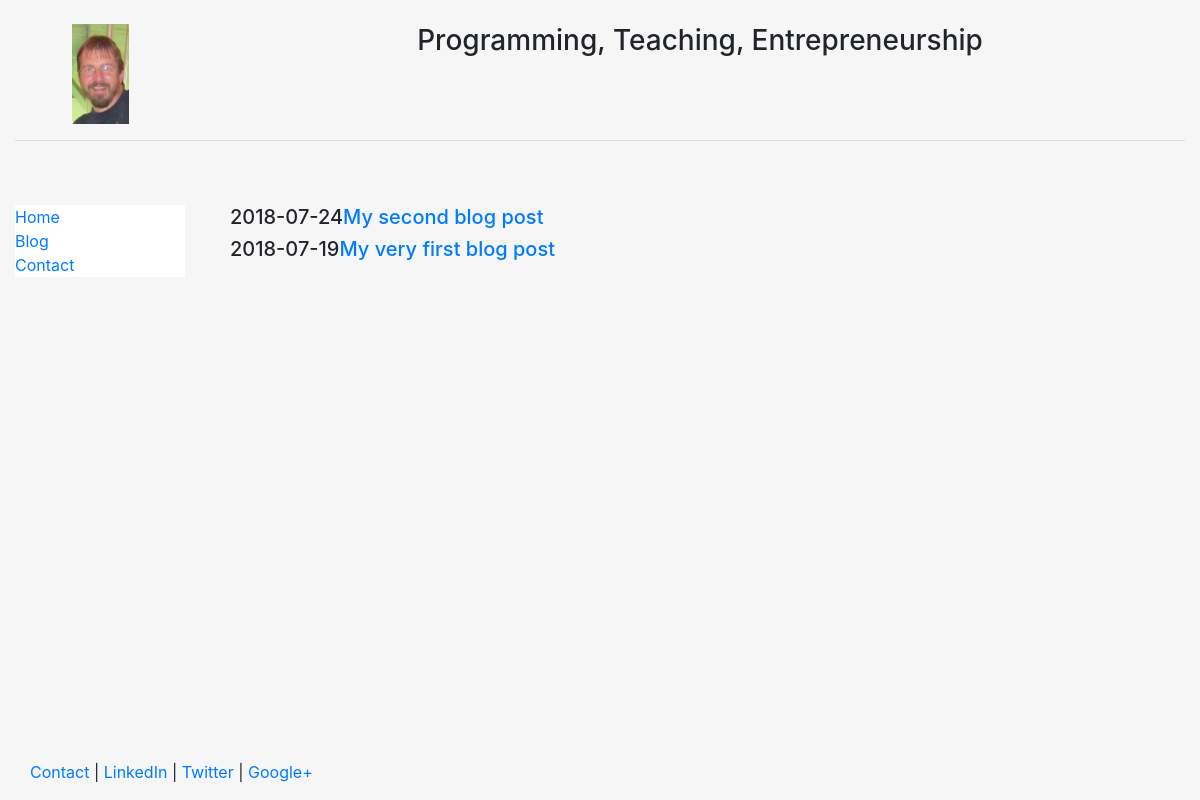
Screenshot of /blog/ with the database file from the repository.
### blog/models.py (models this page shows, shortened)
class Post( models.Model ):
	title = models.CharField( max_length=50 )
	body = models.TextField()
	date = models.DateTimeField()

### blog/templates/blog/blog.html
{% extends "personal/header.html" %}
{% block content %}
	{% for post in object_list %}
		<h5>{{post.date|date:"Y-m-d"}}<a href="/blog/{{post.id}}">{{post.title}}</a></h5>
	{% endfor %}
{% endblock %}

### personal/templates/personal/header.html (shortened to what this page needs)
<!DOCTYPE html>
<html lang="en">
<head>
	{% load staticfiles %}
	<link rel="stylesheet" href="{% static 'personal/css/bootstrap.min.css' %}" type = "text/css"/>
</head>
<body class="body" style="background-color:#f6f6f6">
	<div class="container-fluid" style="min-height:95%; ">
		<div class="row">
			  <div class="col-sm-2">
				  <br>
				  <center>
					<img src="{% static 'personal/img/profile.jpg' %}" class="responsive-img" style='max-height:100px;' alt="face">
				  </center>
			  </div>
			  <div class="col-sm-10">
				  <br>
				  <center>
				  <h3>Programming, Teaching, Entrepreneurship</h3>
				  </center>
			  </div>
		</div><hr>
		<div class="row">
		  <div class="col-sm-2">
		  <br>
		  <br>
			<div class="well bs-sidebar" id="sidebar" style="background-color:#fff">
			  <ul class="nav flex-column">
				<li class="nav-item">
					<a href='/'>Home</a>
				</li>
				<li class="nav-item">
					<a href='/blog/'>Blog</a>
				</li>
				<li class="nav-item">
					<a href='/contact/'>Contact</a>
				</li>
			  </ul>
			</div>
		  </div>
		  <div class="col-sm-10">
			<div class='container-fluid'>
			<br><br>
			   {% block content %}
			   {% endblock %}
			</div>
		  </div>
		</div>
	</div>
	<footer>
		<div class="container-fluid" style='margin-left:15px'>
			<p><a href="#" target="blank">Contact</a> | <a href="#" target="blank">LinkedIn</a> | <a href="#" target="blank">Twitter</a> | <a href="#" target="blank">Google+</a></p>
		</div>
	</footer>
</body>
</html>

### personal/templates/personal/header.html (style rules this page uses)
html, body { height:100% }

### rows the page displays
Post: date "2018-07-24", title "My second blog post"
Post: date "2018-07-19", title "My very first blog post"
